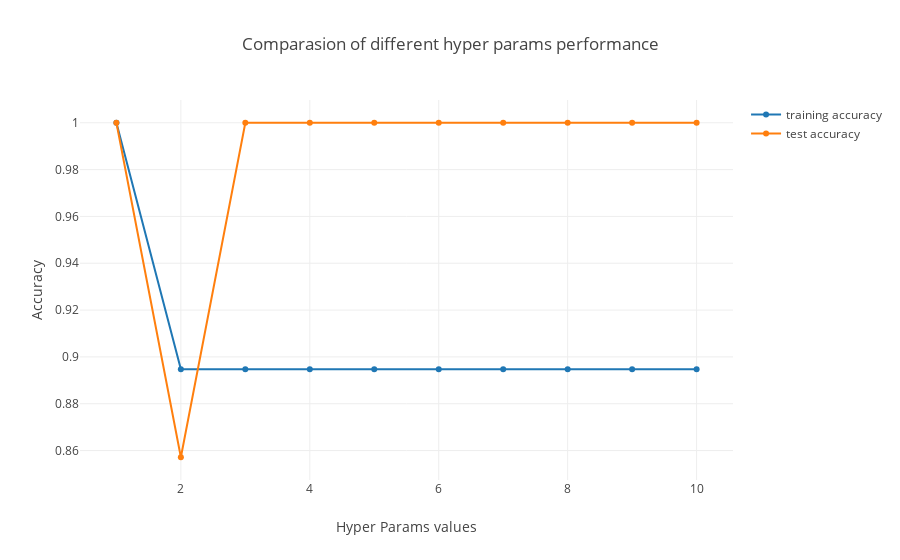

Here is the notebook cell this chart was saved with:
### Code cell
from sklearn.model_selection import train_test_split
X, y = mglearn.datasets.make_forge()
print(y)

X_train, X_test, y_train, y_test = train_test_split(X, y, stratify=y, random_state=8)

from sklearn.neighbors import KNeighborsClassifier

# plot_accuracy(X_train, X_test, y_train, y_test, lambda param: KNeighborsClassifier(n_neighbors=param))
plot_accuracy_interactive(X_train, X_test, y_train, y_test, lambda param: KNeighborsClassifier(n_neighbors=param))

### Figure 1 — Plotly figure (JSON) as saved in the notebook; plotly's stock layout.template omitted (floating-point values rounded to 4 significant figures)
{"data": [{"mode": "lines+markers", "name": "training accuracy", "type": "scatter", "uid": "85bf4af5-ab2f-4578-9f6a-cc141d2e1446", "x": [1, 2, 3, 4, 5, 6, 7, 8, 9, 10], "y": [1, 0.8947, 0.8947, 0.8947, 0.8947, 0.8947, 0.8947, 0.8947, 0.8947, 0.8947]}, {"mode": "lines+markers", "name": "test accuracy", "type": "scatter", "uid": "e3f9dbc3-e9f9-4ef6-b52c-5266f902a92a", "x": [1, 2, 3, 4, 5, 6, 7, 8, 9, 10], "y": [1, 0.8571, 1, 1, 1, 1, 1, 1, 1, 1]}], "layout": {"title": "Comparasion of different hyper params performance", "xaxis": {"title": "Hyper Params values"}, "yaxis": {"title": "Accuracy"}}}
